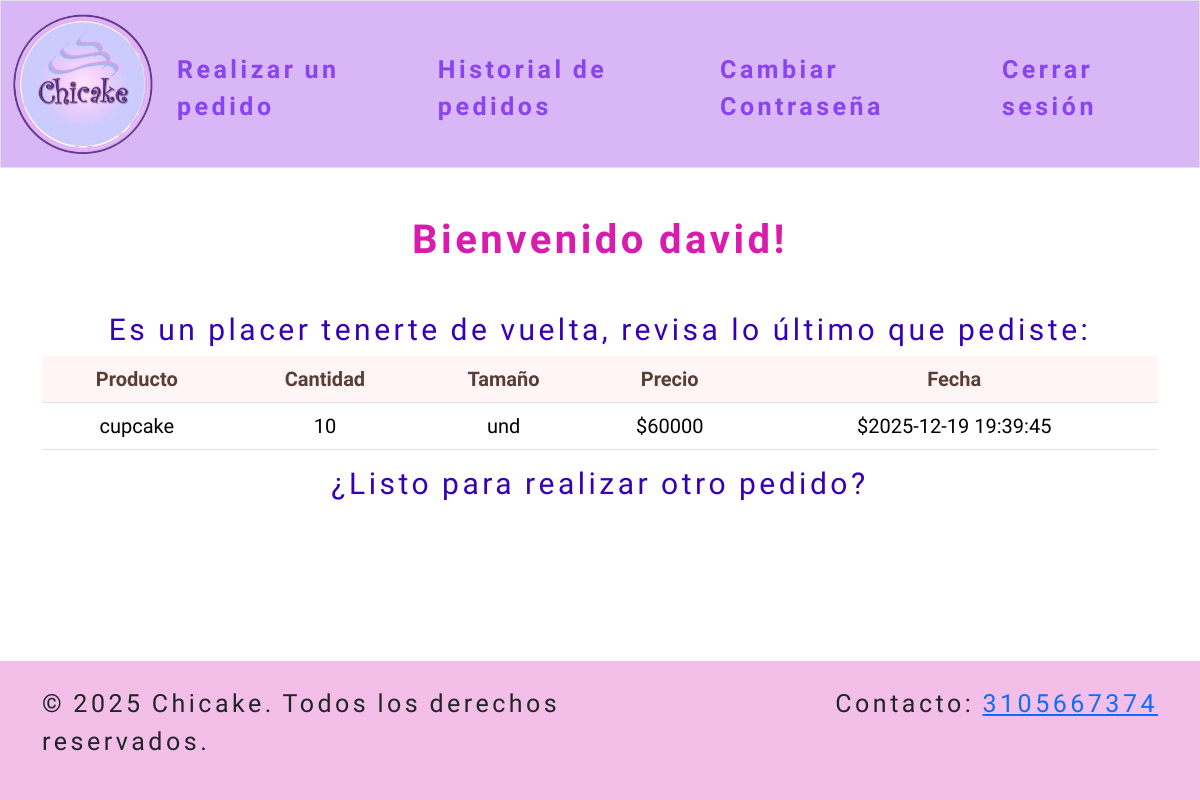
The page / (signed in) on the database its author committed.
### tables this page shows
CREATE TABLE users (id INTEGER PRIMARY KEY AUTOINCREMENT NOT NULL,username TEXT NO NULL, hash TEXT NOT NULL, phone TEXT NOT NULL);

CREATE TABLE users_orders (id INTEGER PRIMARY KEY AUTOINCREMENT NOT NULL, user_id INTEGER NOT NULL, product TEXT NOT NULL, quantity INTEGER NOT NULL, type TEXT NOT NULL, price NUMERIC NOT NULL, date DATETIME NOT NULL DEFAULT CURRENT_TIMESTAMP, FOREIGN KEY(user_id) REFERENCES users(id));

### app.py (the view)
@app.route("/")
def home():
    if "user_id" in session:
        db = get_db()
        cursor = db.execute("SELECT * FROM users WHERE id = ?", (session["user_id"],))
        row = cursor.fetchone()
        cursor = db.execute("SELECT * FROM users_orders WHERE user_id = ? AND date = (SELECT MAX(date) AS 'max date' FROM users_orders WHERE user_id = ?)" , (session["user_id"], session["user_id"],))
        last_order = cursor.fetchall()
        return render_template("userhomepage.html", username=row["username"], last_order=last_order)
    else:
        return render_template("homepage.html")

### app.py (called while the page is built)
def get_db():
    db = getattr(g, "_database", None)
    if db is None:
        basedir = os.path.abspath(os.path.dirname(__file__))
        db_path = os.path.join(basedir, DATABASE)
        db = g._database = sqlite3.connect(db_path)
        db.row_factory = sqlite3.Row
    return db

@app.teardown_appcontext
def close_conection(exception):
    db = getattr(g, "_database", None)
    if db is not None:
        db.close()

@app.after_request
def after_request(response):
    response.headers["Cache-Control"] = "no-cache, no-store, must-revalidate"
    response.headers["Expires"] = 0
    response.headers["Pragma"] = "no-cache"
    return response

### templates/userhomepage.html (shortened to what this page needs)
{% extends "layout.html" %}
{% block main %}
    <section class="products">
      <h1 class="mb-5">Bienvenido {{ username }}!</h1>
        <h2>Es un placer tenerte de vuelta, revisa lo último que pediste:</h2>
            <table class="table custom-table">
                <thead>
                    <tr>
                        <th>Producto</th>
                        <th>Cantidad</th>
                        <th>Tamaño</th>
                        <th>Precio</th>
                        <th>Fecha</th>
                    </tr>
                </thead>
                <tbody>
                    {% if not last_order %}
                        <tr>
                            <td colspan="5">Aún no has realizado tu primera compra.</td>
                       </tr>
                    {% else %}
                        {% for row in last_order %}
                        <tr>
                            <td>{{ row.product }}</td>
                            <td>{{ row.quantity }}</td>
                            <td>{{ row.type }}</td>
                            <td>${{ row.price }}</td>
                            <td>${{ row.date }}</td>
                        </tr>
                        {% endfor %}
                    {% endif %}
                </tbody>
            </table>
        <h2>¿Listo para realizar otro pedido?</h2>
    </section>
{% endblock %}

### static/styles.css (style rules this page uses)
h1 { color: #d81dac; font-weight: bold; font-family: 'Euphoria Script'; font-size: 40px; letter-spacing: 3.5px; word-spacing: -1.5px; }
h2 { color: #3700B7; font-family: 'Euphoria Script'; font-size: 30px; letter-spacing: 3.5px; word-spacing: -1.0px; }
.custom-table th { Background-color: #fff5f7; color: #5a3e36; font-family: 'Euphoria Script'; }
.custom-table tr:nth-child(odd) { font-family: 'Euphoria Script'; font-size: 20px; }
html, body { height: 100%; margin: 0; }
body { display: flex; flex-direction: column; }

### rows shown on the page
users: username "david"
users_orders: product "cupcake", quantity "10", type "und", price "60000", date "2025-12-19 19:39:45"
